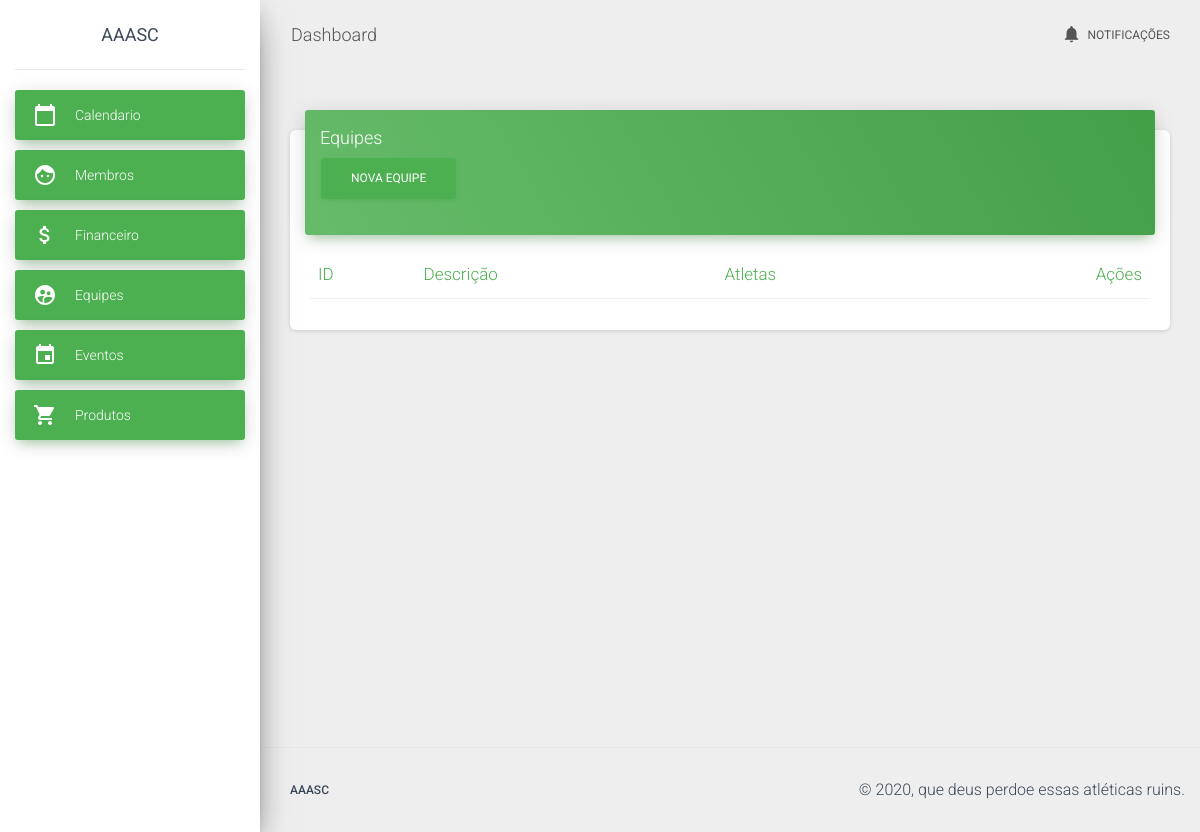
The page /team/list on the database as committed earlier.
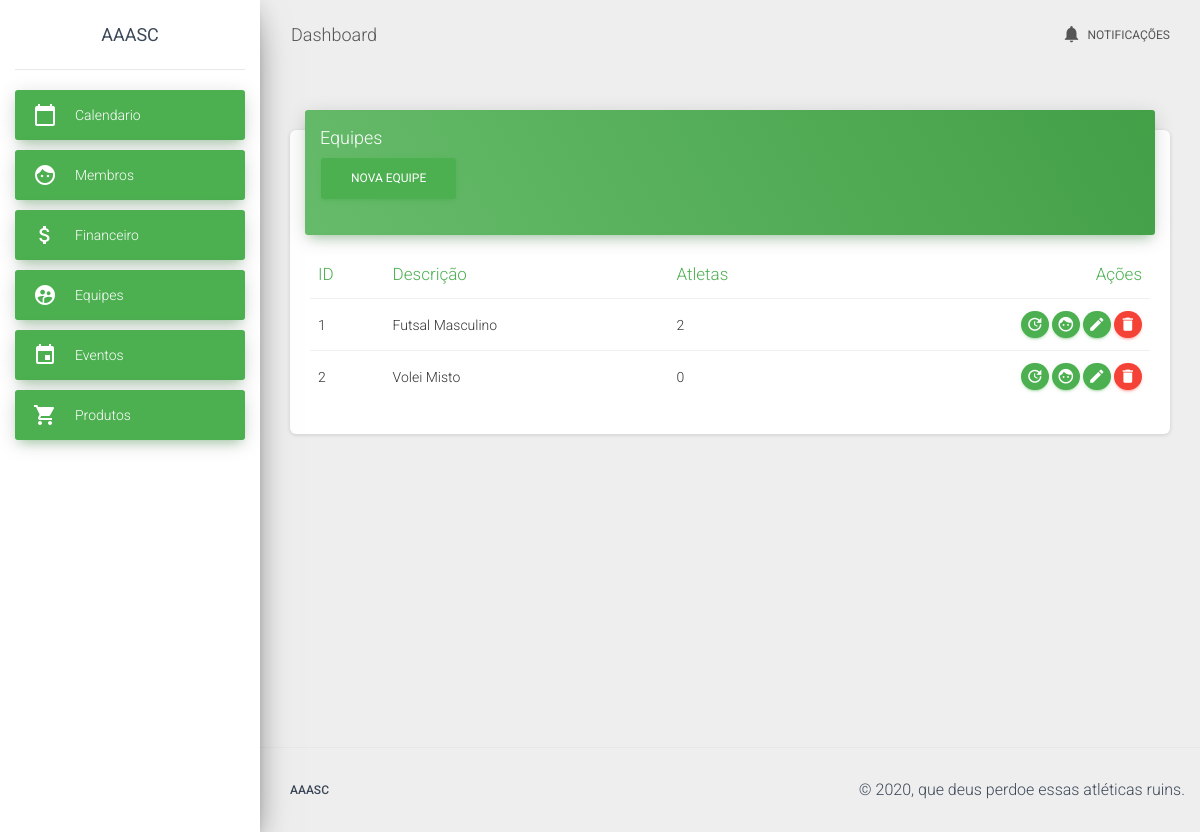
The same page on the database as committed later.
### app/models/team.py (models this page shows, shortened)
class Team(db.Model):
    __tablename__ = "team"
    id = db.Column(db.Integer, primary_key=True, autoincrement=True)
    description = db.Column(db.String)
    members = db.relationship("Member", secondary=team_member)
    _loaded = False
    @property
    def member_count(self):
        return len(self.members)
    @staticmethod
    def load_all():
        result = Team.query.all()
        return result

### app/controllers/team.py (the view)
@app.route("/team/")
@app.route('/team/list')
def list_team():
    teams = Team.load_all()
    return render_template("./team/list_team.html", teams=teams)

### app/templates/team/list_team.html (shortened to what this page needs)
{% extends "template.html" %}
{% block content %}
<div class="row">
  <div class="col">
    <div class="card">
      <div class="card-header card-header-success">
        <h4 class="card-title">Equipes</h4>
        <p class="category">
          <a href="{{url_for('edit_team')}}" class="btn btn-success">Nova equipe</a>
        </p>
      </div>
      <div class="card-body table-responsive">
        <table class="table table-hover">
          <thead class="text-success">
            <th>ID</th>
            <th>Descrição</th>
            <th>Atletas</th>
            <th class="text-right">Ações</th>
          </thead>
          <tbody>
            {% for team in teams %}
              <tr>
                <td>{{ team.id }}</td>
                <td>{{ team.description }}</td>
                <td>{{ team.member_count }}</td>
                <td class="td-actions text-right">
                  <a href="{{url_for('list_training', team_id=team.id)}}" rel="tooltip" class="btn btn-success btn-round">
                      <i class="material-icons">update</i>
                  </a>
                  <a href="{{url_for('edit_team_member', team_id=team.id)}}" rel="tooltip" class="btn btn-success btn-round">
                      <i class="material-icons">face</i>
                  </a>
                  <a href="{{url_for('edit_team', team_id=team.id)}}" rel="tooltip" class="btn btn-success btn-round">
                      <i class="material-icons">edit</i>
                  </a>
                  <a href="{{url_for('delete_team', team_id=team.id)}}" rel="tooltip" class="btn btn-danger btn-round">
                      <i class="material-icons">delete</i>
                  </a>
                </td>
              </tr>
            {% endfor %}
          </tbody>
        </table>
      </div>
    </div>
  </div>
</div>
{% endblock %}

Rows that differ between the two databases and show on the page:
added Team: id "1", description "Futsal Masculino", member_count "2"
added Team: id "2", description "Volei Misto", member_count "0"
